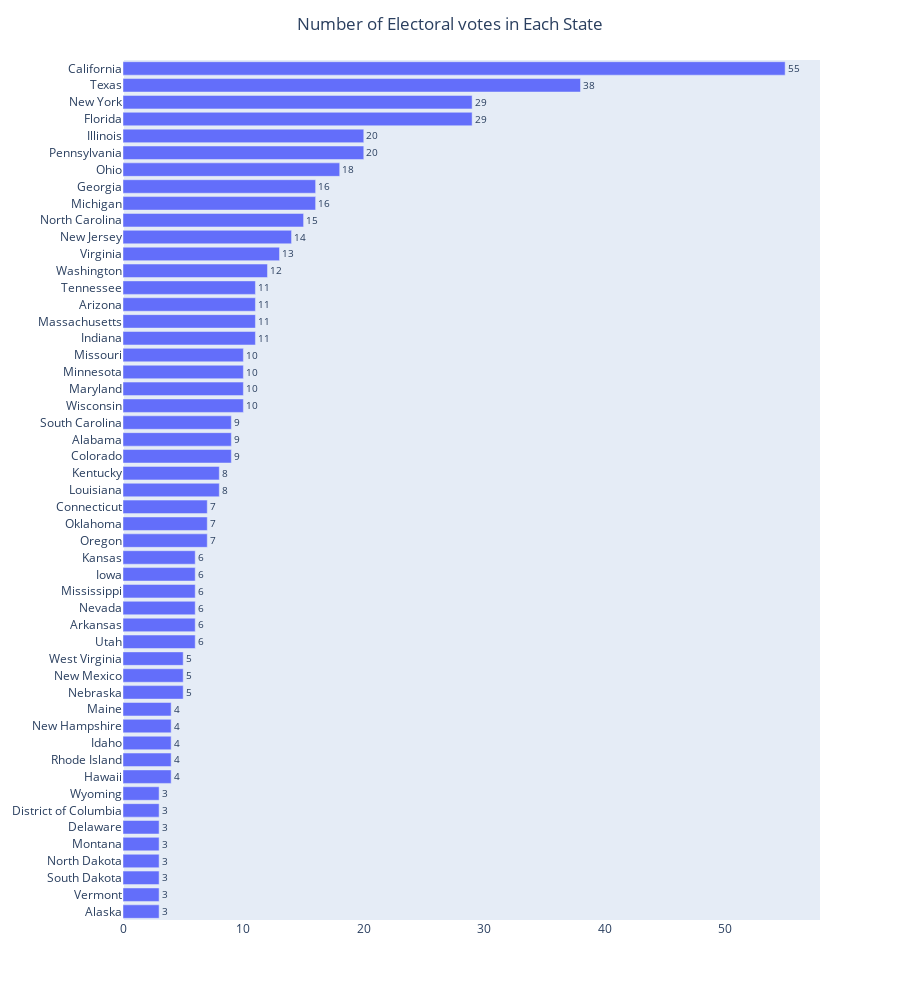

The cell this chart's notebook holds for it:
### Code cell
# Create horizontal bar chart
fig = px.bar(df_flip_electoral_pop_gdp.sort_values(by='Electoral_College_Votes', ascending=True),
             x='Electoral_College_Votes', y='State', orientation='h',
             text='Electoral_College_Votes')
             #title='Number of Electoral votes in Each State')

# Set the height of the plot to accommodate all y-axis labels
fig.update_layout(xaxis=dict(showgrid=False),
                  yaxis=dict(showgrid=False, showline=False, zeroline=False),
                  xaxis_title=None,
                  yaxis_title=None,
                  title=dict(text='Number of Electoral votes in Each State',x = 0.5),
                  height=1000)

# Set the angle of rotation for data labels on the x-axis
fig.update_traces(textangle=0,
                 textposition='outside')

# Show the plot
fig.show()

#fig.write_image("elec_bar.png")

### Figure 1 — Plotly figure (JSON) as saved in the notebook; plotly's stock layout.template omitted (floating-point values rounded to 4 significant figures)
{"data": [{"alignmentgroup": "True", "hovertemplate": "Electoral_College_Votes=%{text}<br>State=%{y}<extra></extra>", "legendgroup": "", "marker": {"color": "#636efa", "pattern": {"shape": ""}}, "name": "", "offsetgroup": "", "orientation": "h", "showlegend": false, "text": [3, 3, 3, 3, 3, 3, 3, 3, 4, 4, 4, 4, 4, 5, 5, 5, 6, 6, 6, 6, 6, 6, 7, 7, 7, 8, 8, 9, 9, 9, 10, 10, 10, 10, 11, 11, 11, 11, 12, 13, 14, 15, 16, 16, 18, 20, 20, 29, 29, 38, 55], "textangle": 0, "textposition": "outside", "type": "bar", "x": [3, 3, 3, 3, 3, 3, 3, 3, 4, 4, 4, 4, 4, 5, 5, 5, 6, 6, 6, 6, 6, 6, 7, 7, 7, 8, 8, 9, 9, 9, 10, 10, 10, 10, 11, 11, 11, 11, 12, 13, 14, 15, 16, 16, 18, 20, 20, 29, 29, 38, 55], "xaxis": "x", "y": ["Alaska", "Vermont", "South Dakota", "North Dakota", "Montana", "Delaware", "District of Columbia", "Wyoming", "Hawaii", "Rhode Island", "Idaho", "New Hampshire", "Maine", "Nebraska", "New Mexico", "West Virginia", "Utah", "Arkansas", "Nevada", "Mississippi", "Iowa", "Kansas", "Oregon", "Oklahoma", "Connecticut", "Louisiana", "Kentucky", "Colorado", "Alabama", "South Carolina", "Wisconsin", "Maryland", "Minnesota", "Missouri", "Indiana", "Massachusetts", "Arizona", "Tennessee", "Washington", "Virginia", "New Jersey", "North Carolina", "Michigan", "Georgia", "Ohio", "Pennsylvania", "Illinois", "Florida", "New York", "Texas", "California"], "yaxis": "y"}], "layout": {"barmode": "relative", "height": 1000, "legend": {"tracegroupgap": 0}, "margin": {"t": 60}, "title": {"text": "Number of Electoral votes in Each State", "x": 0.5}, "xaxis": {"anchor": "y", "domain": [0, 1], "showgrid": false, "title": {}}, "yaxis": {"anchor": "x", "domain": [0, 1], "showgrid": false, "showline": false, "title": {}, "zeroline": false}}}
